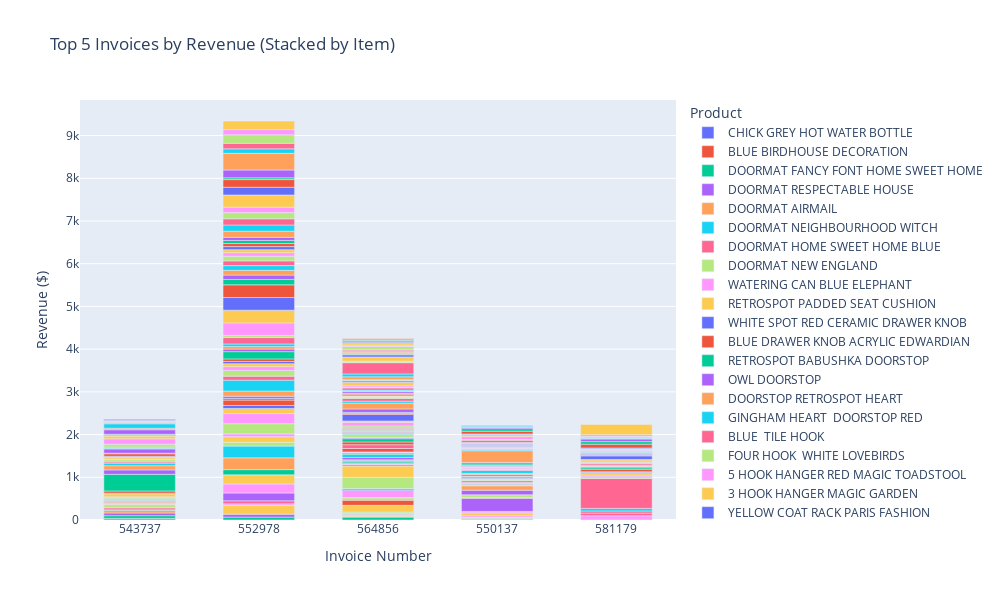

Here is the notebook cell this chart was saved with:
### Code cell
# 15. Create a stacked bar chart of top 5 invoices by revenue, showing contribution from each item.  
# Get top 5 invoices by total revenue
top_5_invoices_by_revenue_df = sales_df.groupby('InvoiceNo')['TotalPrice'].sum().sort_values(ascending=False).head(5)
top_invoices_list = top_5_invoices_by_revenue_df.index.tolist()
top_invoices_list
print(top_invoices_list)
top_invoices_df = sales_df[sales_df['InvoiceNo'].isin(top_invoices_list)]
top_invoices_df['InvoiceNo'].unique()
pivot_df = top_invoices_df.pivot_table(index='InvoiceNo', columns='Description', values='TotalPrice', aggfunc='sum', fill_value=0)
# Step 9: Plot stacked bar chart

import plotly.express as px
fig = px.bar(top_invoices_df, x='InvoiceNo', y='TotalPrice', color='Description', title='Top 5 Invoices by Revenue (Stacked by Item)',
                width=1000,  # Adjust overall figure width
                height=600 ,  # Adjust overall figure height
              labels={
        'InvoiceNo': 'Invoice Number',
        'TotalPrice': 'Revenue ($)',
        'Description': 'Product'},
        
    )
# Customize bar width (default is 0.8, reduce for narrower bars)
fig.update_traces(width=0.6)  # Values between 0 and 1

fig.show()
